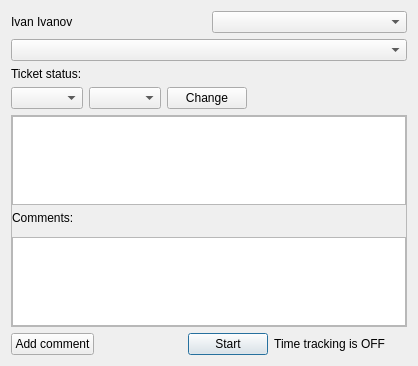
<?xml version="1.0" encoding="UTF-8"?>
<!--
    Unfuddle Tracker is a time tracking tool for Unfuddle service.
    Copyright (C) 2012 Viatcheslav Gachkaylo <vgachkaylo@crystalnix.com>

    This file is part of Unfuddle Tracker.

    Unfuddle Tracker is free software: you can redistribute it and/or modify
    it under the terms of the GNU General Public License as published by
    the Free Software Foundation, either version 3 of the License, or
    (at your option) any later version.

    Unfuddle Tracker is distributed in the hope that it will be useful,
    but WITHOUT ANY WARRANTY; without even the implied warranty of
    MERCHANTABILITY or FITNESS FOR A PARTICULAR PURPOSE.  See the
    GNU General Public License for more details.

    You should have received a copy of the GNU General Public License
    along with Unfuddle Tracker.  If not, see <http://www.gnu.org/licenses/>.
-->
<ui version="4.0">
 <class>MainUIWidget</class>
 <widget class="QWidget" name="MainUIWidget">
  <property name="geometry">
   <rect>
    <x>0</x>
    <y>0</y>
    <width>418</width>
    <height>366</height>
   </rect>
  </property>
  <property name="windowTitle">
   <string>Form</string>
  </property>
  <layout class="QVBoxLayout" name="verticalLayout">
   <item>
    <layout class="QHBoxLayout" name="horizontalLayout">
     <item>
      <widget class="QLabel" name="nameLabel">
       <property name="text">
        <string>Ivan Ivanov</string>
       </property>
       <property name="alignment">
        <set>Qt::AlignLeading|Qt::AlignLeft|Qt::AlignVCenter</set>
       </property>
      </widget>
     </item>
     <item>
      <widget class="QComboBox" name="projectName">
       <property name="editable">
        <bool>false</bool>
       </property>
       <property name="insertPolicy">
        <enum>QComboBox::NoInsert</enum>
       </property>
      </widget>
     </item>
    </layout>
   </item>
   <item>
    <widget class="QComboBox" name="ticketName">
     <property name="editable">
      <bool>false</bool>
     </property>
     <property name="insertPolicy">
      <enum>QComboBox::NoInsert</enum>
     </property>
    </widget>
   </item>
   <item>
    <widget class="QLabel" name="ticketStatusLabel">
     <property name="text">
      <string>Ticket status:</string>
     </property>
    </widget>
   </item>
   <item>
    <layout class="QHBoxLayout" name="ticketStatusLayout">
     <item>
      <widget class="QComboBox" name="ticketStatus">
       <property name="maximumSize">
        <size>
         <width>152</width>
         <height>16777215</height>
        </size>
       </property>
      </widget>
     </item>
     <item>
      <widget class="QComboBox" name="ticketResolution">
       <property name="maximumSize">
        <size>
         <width>152</width>
         <height>16777215</height>
        </size>
       </property>
      </widget>
     </item>
     <item>
      <widget class="QPushButton" name="changeStatus">
       <property name="sizePolicy">
        <sizepolicy hsizetype="Fixed" vsizetype="Fixed">
         <horstretch>0</horstretch>
         <verstretch>0</verstretch>
        </sizepolicy>
       </property>
       <property name="text">
        <string>Change</string>
       </property>
      </widget>
     </item>
     <item>
      <spacer name="horizontalSpacer">
       <property name="orientation">
        <enum>Qt::Horizontal</enum>
       </property>
       <property name="sizeHint" stdset="0">
        <size>
         <width>0</width>
         <height>0</height>
        </size>
       </property>
      </spacer>
     </item>
    </layout>
   </item>
   <item>
    <widget class="QScrollArea" name="scrollArea">
     <property name="minimumSize">
      <size>
       <width>0</width>
       <height>168</height>
      </size>
     </property>
     <property name="widgetResizable">
      <bool>true</bool>
     </property>
     <widget class="QWidget" name="scrollAreaWidgetContents">
      <property name="geometry">
       <rect>
        <x>0</x>
        <y>-34</y>
        <width>377</width>
        <height>200</height>
       </rect>
      </property>
      <layout class="QVBoxLayout" name="verticalLayout_2">
       <property name="margin">
        <number>0</number>
       </property>
       <item>
        <widget class="NoScrollTextEdit" name="ticketDescription"/>
       </item>
       <item>
        <widget class="QLabel" name="label">
         <property name="text">
          <string>Comments:</string>
         </property>
        </widget>
       </item>
       <item>
        <widget class="QWidget" name="commentsContainer" native="true">
         <layout class="QVBoxLayout" name="commentsContainerLayout">
          <property name="margin">
           <number>0</number>
          </property>
         </layout>
        </widget>
       </item>
       <item>
        <widget class="NoScrollTextEdit" name="addCommentText">
         <property name="readOnly">
          <bool>false</bool>
         </property>
        </widget>
       </item>
      </layout>
     </widget>
    </widget>
   </item>
   <item>
    <layout class="QHBoxLayout" name="horizontalLayout_2">
     <item>
      <widget class="QPushButton" name="addComment">
       <property name="text">
        <string>Add comment</string>
       </property>
      </widget>
     </item>
     <item>
      <spacer name="horizontalSpacer_2">
       <property name="orientation">
        <enum>Qt::Horizontal</enum>
       </property>
       <property name="sizeHint" stdset="0">
        <size>
         <width>40</width>
         <height>20</height>
        </size>
       </property>
      </spacer>
     </item>
     <item>
      <widget class="QPushButton" name="startBut">
       <property name="sizePolicy">
        <sizepolicy hsizetype="Minimum" vsizetype="Fixed">
         <horstretch>0</horstretch>
         <verstretch>0</verstretch>
        </sizepolicy>
       </property>
       <property name="text">
        <string>Start</string>
       </property>
       <property name="default">
        <bool>true</bool>
       </property>
      </widget>
     </item>
     <item>
      <widget class="QLabel" name="timeTrackStatus">
       <property name="text">
        <string>Time tracking is OFF</string>
       </property>
       <property name="alignment">
        <set>Qt::AlignRight|Qt::AlignTrailing|Qt::AlignVCenter</set>
       </property>
       <property name="margin">
        <number>0</number>
       </property>
      </widget>
     </item>
     <item>
      <widget class="QLabel" name="indicator">
       <property name="sizePolicy">
        <sizepolicy hsizetype="Fixed" vsizetype="Fixed">
         <horstretch>0</horstretch>
         <verstretch>0</verstretch>
        </sizepolicy>
       </property>
       <property name="minimumSize">
        <size>
         <width>16</width>
         <height>16</height>
        </size>
       </property>
       <property name="text">
        <string/>
       </property>
      </widget>
     </item>
    </layout>
   </item>
  </layout>
 </widget>
 <customwidgets>
  <customwidget>
   <class>NoScrollTextEdit</class>
   <extends>QTextBrowser</extends>
   <header>noscrolltextedit.h</header>
  </customwidget>
 </customwidgets>
 <resources/>
 <connections/>
</ui>
